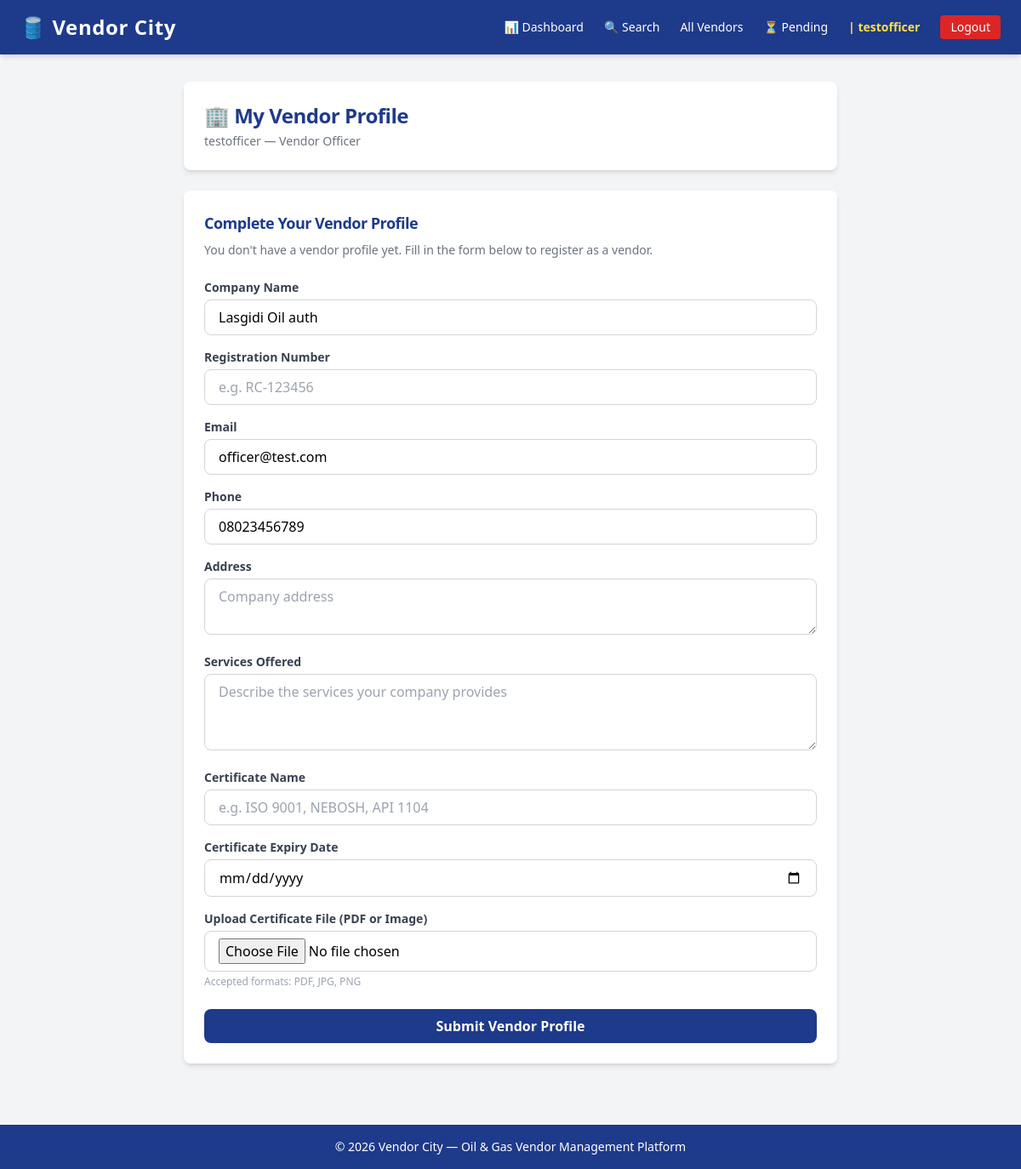
The app's page /accounts/profile/ (signed in) with its own data.
### accounts/models.py (models this page shows, shortened)
class CustomUser(AbstractUser):
    VENDOR_OFFICER = 'vendor_officer'
    VENDOR = 'vendor'
    COMPLIANCE_OFFICER = 'compliance_officer'
    SENIOR_MANAGEMENT = 'senior_management'
    ROLE_CHOICES = [
        (VENDOR_OFFICER, 'Vendor Officer'),
        (VENDOR, 'Vendor'),
        (COMPLIANCE_OFFICER, 'Compliance Officer'),
        (SENIOR_MANAGEMENT, 'Senior Management'),
    ]
    role = models.CharField(
        max_length=30,
        choices=ROLE_CHOICES,
        default=VENDOR,
    )
    phone_number = models.CharField(max_length=20, blank=True, null=True)
    company_name = models.CharField(max_length=100, blank=True, null=True)
    created_at = models.DateTimeField(auto_now_add=True)
    groups = models.ManyToManyField(
        'auth.Group',
        related_name='customuser_set', # to avoids naming conflicts because from what we extend we already group that may crash with the model
        blank=True
    )
    user_permissions = models.ManyToManyField(
        'auth.Permission',
        related_name='customuser_set',
        blank=True
    )

### accounts/views.py (the view, shortened to what this page needs)
# urls.py: path('profile/', views.vendor_profile, name='vendor-profile'),
@login_required
def vendor_profile(request):
    from vendors.models import Vendor
    try:
        vendor = request.user.vendor_profile
    except:
        vendor = None
    context = {
        'vendor': vendor,
    }
    return render(request, 'accounts/vendor_profile.html', context)

### templates/accounts/vendor_profile.html (shortened to what this page needs)
{% extends 'base.html' %}
{% block content %}
<div class="max-w-3xl mx-auto">
    <div class="bg-white rounded-lg shadow-md p-6 mb-6">
        <div class="flex justify-between items-start">
            <div>
                <h1 class="text-2xl font-bold text-blue-900">🏢 My Vendor Profile</h1>
                <p class="text-gray-500 text-sm mt-1">{{ user.username }} — {{ user.get_role_display }}</p>
            </div>
        </div>
    </div>
    {% if vendor %}
        <div class="bg-white rounded-lg shadow-md p-6 mb-6">
            <h2 class="text-lg font-bold text-blue-900 mb-4">Company Information</h2>
            <div class="grid grid-cols-2 gap-4">
                <div>
                    <p class="text-gray-500 text-xs uppercase font-semibold">Company Name</p>
                    <p class="font-semibold">{{ vendor.company_name }}</p>
                </div>
                <div>
                    <p class="text-gray-500 text-xs uppercase font-semibold">Registration Number</p>
                    <p class="font-semibold">{{ vendor.registration_number }}</p>
                </div>
                <div>
                    <p class="text-gray-500 text-xs uppercase font-semibold">Email</p>
                    <p class="font-semibold">{{ vendor.email }}</p>
                </div>
                <div>
                    <p class="text-gray-500 text-xs uppercase font-semibold">Phone</p>
                    <p class="font-semibold">{{ vendor.phone }}</p>
                </div>
                <div class="col-span-2">
                    <p class="text-gray-500 text-xs uppercase font-semibold">Services Offered</p>
                    <p class="font-semibold">{{ vendor.services_offered }}</p>
                </div>
                <div class="col-span-2">
                    <p class="text-gray-500 text-xs uppercase font-semibold">Address</p>
                    <p class="font-semibold">{{ vendor.address }}</p>
                </div>
            </div>
        </div>
        <div class="bg-white rounded-lg shadow-md p-6 mb-6">
            <h2 class="text-lg font-bold text-blue-900 mb-4">Certificate Status</h2>
            {% if vendor.certificate_name %}
                {% if vendor.is_certificate_expired %}
                    <div class="bg-red-50 border border-red-300 text-red-700 px-4 py-4 rounded-lg mb-4">
                        <p class="font-bold">⚠️ EXPIRED — {{ vendor.certificate_name }}</p>
                        <p class="text-sm mt-1">Expired on {{ vendor.certificate_expiry }}</p>
                        <p class="text-sm mt-1">Please upload a renewed certificate below.</p>
                    </div>
                {% else %}
                    <div class="bg-green-50 border border-green-300 text-green-700 px-4 py-4 rounded-lg mb-4">
                        <p class="font-bold">✅ VALID — {{ vendor.certificate_name }}</p>
                        <p class="text-sm mt-1">Expires on {{ vendor.certificate_expiry }}</p>
                    </div>
                {% endif %}
                {% if vendor.certificate_file %}
                    <p class="text-sm text-gray-500">
                        📎 <a href="{{ vendor.certificate_file.url }}" target="_blank"
                            class="text-blue-600 hover:underline">View uploaded certificate</a>
                    </p>
                {% endif %}
            {% else %}
                <div class="bg-yellow-50 border border-yellow-300 text-yellow-700 px-4 py-3 rounded">
                    ⚠️ No certificate uploaded yet. Please upload below.
                </div>
            {% endif %}
        </div>
        <div class="bg-white rounded-lg shadow-md p-6">
            <h2 class="text-lg font-bold text-blue-900 mb-4">Upload / Update Certificate</h2>
            <form method="POST" enctype="multipart/form-data">
                {% csrf_token %}
                <div class="mb-4">
                    <label class="block text-gray-700 text-sm font-semibold mb-1">
                        Certificate Name
                    </label>
                    <input type="text" name="certificate_name"
                        value="{{ vendor.certificate_name|default:'' }}"
                        placeholder="e.g. ISO 9001, NEBOSH, API 1104"
                        class="w-full border border-gray-300 rounded-lg px-4 py-2 focus:outline-none focus:ring-2 focus:ring-blue-500">
                </div>
                <div class="mb-4">
                    <label class="block text-gray-700 text-sm font-semibold mb-1">
                        Certificate Expiry Date
                    </label>
                    <input type="date" name="certificate_expiry"
                        value="{{ vendor.certificate_expiry|default:'' }}"
                        class="w-full border border-gray-300 rounded-lg px-4 py-2 focus:outline-none focus:ring-2 focus:ring-blue-500">
                </div>
                <div class="mb-6">
                    <label class="block text-gray-700 text-sm font-semibold mb-1">
                        Upload Certificate File (PDF or Image)
                    </label>
                    <input type="file" name="certificate_file" accept=".pdf,.jpg,.jpeg,.png"
                        class="w-full border border-gray-300 rounded-lg px-4 py-2 focus:outline-none focus:ring-2 focus:ring-blue-500">
                    <p class="text-gray-400 text-xs mt-1">Accepted formats: PDF, JPG, PNG</p>
                </div>
                <button type="submit"
                    class="w-full bg-blue-900 text-white py-2 rounded-lg font-semibold hover:bg-blue-800 transition">
                    Update Certificate
                </button>
            </form>
        </div>
    {% else %}
        <div class="bg-white rounded-lg shadow-md p-6">
            <h2 class="text-lg font-bold text-blue-900 mb-2">Complete Your Vendor Profile</h2>
            <p class="text-gray-500 text-sm mb-6">
                You don't have a vendor profile yet. Fill in the form below to register as a vendor.
            </p>
            <form method="POST" enctype="multipart/form-data">
                <div class="mb-4">
                    <label class="block text-gray-700 text-sm font-semibold mb-1">Company Name</label>
                    <input type="text" name="company_name"
                        value="{{ user.company_name|default:'' }}"
                        class="w-full border border-gray-300 rounded-lg px-4 py-2 focus:outline-none focus:ring-2 focus:ring-blue-500">
                </div>
                <div class="mb-4">
                    <label class="block text-gray-700 text-sm font-semibold mb-1">Registration Number</label>
                    <input type="text" name="registration_number" required
                        placeholder="e.g. RC-123456"
                        class="w-full border border-gray-300 rounded-lg px-4 py-2 focus:outline-none focus:ring-2 focus:ring-blue-500">
                </div>
                <div class="mb-4">
                    <label class="block text-gray-700 text-sm font-semibold mb-1">Email</label>
                    <input type="email" name="email"
                        value="{{ user.email|default:'' }}"
                        class="w-full border border-gray-300 rounded-lg px-4 py-2 focus:outline-none focus:ring-2 focus:ring-blue-500">
                </div>
                <div class="mb-4">
                    <label class="block text-gray-700 text-sm font-semibold mb-1">Phone</label>
                    <input type="text" name="phone"
                        value="{{ user.phone_number|default:'' }}"
                        class="w-full border border-gray-300 rounded-lg px-4 py-2 focus:outline-none focus:ring-2 focus:ring-blue-500">
                </div>
                <div class="mb-4">
                    <label class="block text-gray-700 text-sm font-semibold mb-1">Address</label>
                    <textarea name="address" rows="2"
                        class="w-full border border-gray-300 rounded-lg px-4 py-2 focus:outline-none focus:ring-2 focus:ring-blue-500"
                        placeholder="Company address"></textarea>
                </div>
                <div class="mb-4">
                    <label class="block text-gray-700 text-sm font-semibold mb-1">Services Offered</label>
                    <textarea name="services_offered" rows="3" required
                        class="w-full border border-gray-300 rounded-lg px-4 py-2 focus:outline-none focus:ring-2 focus:ring-blue-500"
                        placeholder="Describe the services your company provides"></textarea>
                </div>
                <div class="mb-4">
                    <label class="block text-gray-700 text-sm font-semibold mb-1">Certificate Name</label>
                    <input type="text" name="certificate_name"
                        placeholder="e.g. ISO 9001, NEBOSH, API 1104"
                        class="w-full border border-gray-300 rounded-lg px-4 py-2 focus:outline-none focus:ring-2 focus:ring-blue-500">
                </div>
                <div class="mb-4">
                    <label class="block text-gray-700 text-sm font-semibold mb-1">Certificate Expiry Date</label>
                    <input type="date" name="certificate_expiry"
                        class="w-full border border-gray-300 rounded-lg px-4 py-2 focus:outline-none focus:ring-2 focus:ring-blue-500">
                </div>
                <div class="mb-6">
                    <label class="block text-gray-700 text-sm font-semibold mb-1">
                        Upload Certificate File (PDF or Image)
                    </label>
                    <input type="file" name="certificate_file" accept=".pdf,.jpg,.jpeg,.png"
                        class="w-full border border-gray-300 rounded-lg px-4 py-2 focus:outline-none focus:ring-2 focus:ring-blue-500">
                    <p class="text-gray-400 text-xs mt-1">Accepted formats: PDF, JPG, PNG</p>
                </div>
                <button type="submit"
                    class="w-full bg-blue-900 text-white py-2 rounded-lg font-semibold hover:bg-blue-800 transition">
                    Submit Vendor Profile
                </button>
            </form>
        </div>
    {% endif %}
</div>
{% endblock %}

### templates/base.html (shortened to what this page needs)
{% load static %}
<!DOCTYPE html>
<html lang="en">
<head>
    <script src="https://cdn.tailwindcss.com"></script>
    <link rel="stylesheet" href="{% static 'css/main.css' %}">
</head>
<body class="bg-gray-100 min-h-screen">
    <nav class="bg-blue-900 text-white px-6 py-4 shadow-md">
        <div class="max-w-7xl mx-auto flex justify-between items-center">
            <a href="{% url 'dashboard-home' %}" class="text-2xl font-bold tracking-wide">
                🛢️ Vendor City
            </a>
            <div class="flex gap-6 text-sm font-medium items-center">
                {% if user.is_authenticated %}
                    <a href="{% url 'dashboard-home' %}" class="hover:text-yellow-300">📊 Dashboard</a>
                    {% if user.role == 'vendor_officer' or user.role == 'senior_management' %}
                        <a href="{% url 'directory-search' %}" class="hover:text-yellow-300">🔍 Search</a>
                    {% endif %}
                    {% if user.role != 'vendor' %}
                        <a href="{% url 'vendor-list' %}" class="hover:text-yellow-300">All Vendors</a>
                    {% endif %}
                    {% if user.role == 'vendor_officer' or user.role == 'senior_management' %}
                    <a href="{% url 'vendor-pending' %}" class="hover:text-yellow-300">
                     ⏳ Pending
    </a>
{% endif %}
                    <span class="text-yellow-300 font-semibold">| {{ user.username }}</span>
                    <a href="{% url 'logout' %}" class="bg-red-600 px-3 py-1 rounded hover:bg-red-700">Logout</a>
                {% else %}
                    <a href="{% url 'login' %}" class="hover:text-yellow-300">Login</a>
                    <a href="{% url 'register' %}" class="bg-yellow-500 text-blue-900 px-3 py-1 rounded font-bold hover:bg-yellow-400">Register</a>
                {% endif %}
            </div>
        </div>
    </nav>
    <main class="max-w-7xl mx-auto px-6 py-8">
        {% block content %}
        {% endblock %}
    </main>
    <footer class="bg-blue-900 text-white text-center py-4 mt-10 text-sm">
        &copy; 2026 Vendor City — Oil & Gas Vendor Management Platform
    </footer>
</body>
</html>

### static/css/main.css (style rules this page uses)
body { font-family: 'Segoe UI', Tahoma, Geneva, Verdana, sans-serif; }
nav a { transition: color 0.2s ease; }
h1, h2 { letter-spacing: -0.5px; }
footer { margin-top: auto; }

### records on screen
CustomUser: username "testofficer", role "Vendor Officer", company_name "Lasgidi Oil auth", email "officer@test.com", phone "08023456789"
